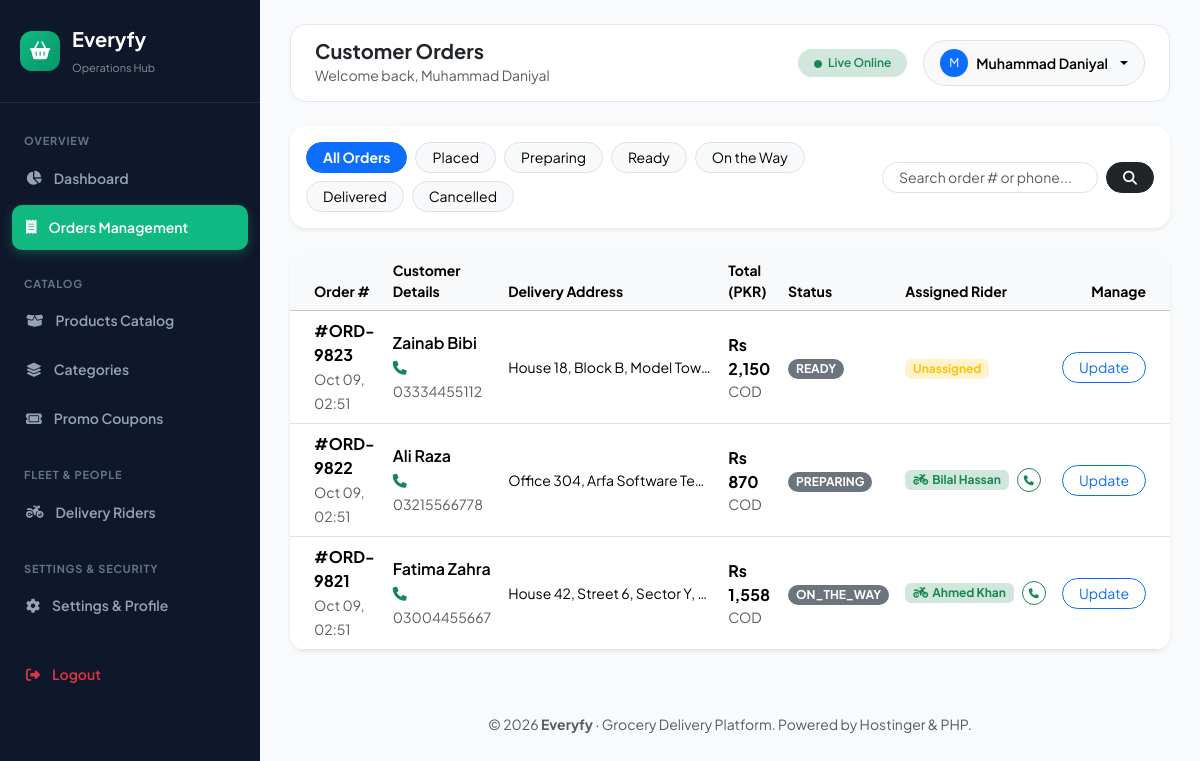
/backend/admin/orders.php (signed in), run on an earlier commit of the app's database.
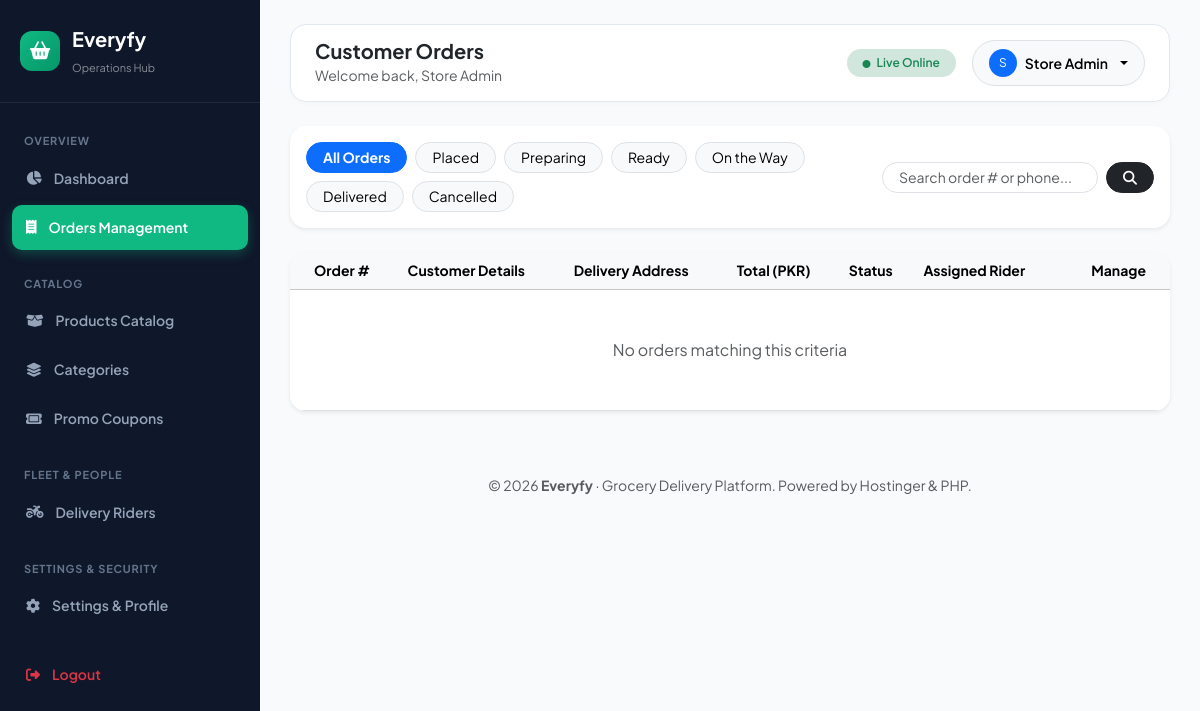
And on a later commit of the database.
### tables this page shows
CREATE TABLE IF NOT EXISTS `orders` (
  `id` INT AUTO_INCREMENT PRIMARY KEY,
  `order_number` VARCHAR(30) NOT NULL UNIQUE,
  `user_id` INT NULL,
  `customer_name` VARCHAR(100) NULL,
  `customer_phone` VARCHAR(25) NULL,
  `address_id` INT NULL,
  `delivery_boy_id` INT NULL,
  `order_type` ENUM('delivery', 'pickup') DEFAULT 'delivery',
  `subtotal` DECIMAL(10, 2) NOT NULL,
  `delivery_fee` DECIMAL(10, 2) DEFAULT 0.00,
  `discount` DECIMAL(10, 2) DEFAULT 0.00,
  `total_amount` DECIMAL(10, 2) NOT NULL,
  `payment_method` ENUM('cod', 'card', 'wallet') DEFAULT 'cod',
  `payment_status` ENUM('pending', 'paid', 'failed') DEFAULT 'pending',
  `order_status` ENUM('placed', 'confirmed', 'preparing', 'ready', 'picked_up', 'on_the_way', 'delivered', 'cancelled') DEFAULT 'placed',
  `coupon_code` VARCHAR(30) NULL,
  `notes` TEXT NULL,
  `address_text` TEXT NOT NULL,
  `distance_km` DECIMAL(5, 2) DEFAULT 3.2,
  `rider_earning` DECIMAL(10, 2) DEFAULT 120.00,
  `created_at` TIMESTAMP DEFAULT CURRENT_TIMESTAMP,
  `updated_at` TIMESTAMP DEFAULT CURRENT_TIMESTAMP ON UPDATE CURRENT_TIMESTAMP,
  FOREIGN KEY (`delivery_boy_id`) REFERENCES `delivery_boys`(`id`) ON DELETE SET NULL
);

CREATE TABLE IF NOT EXISTS `delivery_boys` (
  `id` INT AUTO_INCREMENT PRIMARY KEY,
  `name` VARCHAR(100) NOT NULL,
  `phone` VARCHAR(25) NOT NULL UNIQUE,
  `email` VARCHAR(120) NULL UNIQUE,
  `password` VARCHAR(255) NOT NULL,
  `cnic` VARCHAR(30) NULL,
  `vehicle_type` VARCHAR(50) DEFAULT 'Motorcycle',
  `vehicle_number` VARCHAR(50) DEFAULT 'LEB-4921',
  `profile_image` VARCHAR(255) NULL,
  `rating` DECIMAL(3, 2) DEFAULT 5.00,
  `is_online` TINYINT(1) DEFAULT 1,
  `is_active` TINYINT(1) DEFAULT 1,
  `current_lat` DECIMAL(10, 7) DEFAULT 31.5204,
  `current_lng` DECIMAL(10, 7) DEFAULT 74.3587,
  `total_deliveries` INT DEFAULT 0,
  `auth_token` VARCHAR(255) NULL,
  `created_at` TIMESTAMP DEFAULT CURRENT_TIMESTAMP,
  INDEX `idx_riders_phone` (`phone`),
  INDEX `idx_riders_email` (`email`)
);

### backend/admin/orders.php (the view, shortened to what this page needs)
<?php
$pageHeading = 'Customer Orders';
require_once __DIR__ . '/includes/header.php';
$pdo = Database::getConnection();
$filterStatus = $_GET['status'] ?? 'all';
$search = trim($_GET['search'] ?? '');
$where = [];
$params = [];
$whereClause = !empty($where) ? "WHERE " . implode(' AND ', $where) : "";
$orders = [];
if ($pdo) {
    try {
        $stmt = $pdo->prepare("SELECT o.*, d.name as rider_name, d.phone as rider_phone FROM orders o LEFT JOIN delivery_boys d ON d.id = o.delivery_boy_id {$whereClause} ORDER BY o.id DESC");
        $stmt->execute($params);
        $orders = $stmt->fetchAll();
    } catch (Exception $e) {}
}
?>
<div class="card border-0 shadow-sm rounded-4 mb-4">
    <div class="card-body p-3">
        <div class="row g-3 align-items-center">
            <div class="col-lg-8">
                <div class="d-flex flex-wrap gap-2">
                    <?php
                    $tabs = [
                        'all'        => 'All Orders',
                        'placed'     => 'Placed',
                        'preparing'  => 'Preparing',
                        'ready'      => 'Ready',
                        'on_the_way' => 'On the Way',
                        'delivered'  => 'Delivered',
                        'cancelled'  => 'Cancelled'
                    ];
                    foreach ($tabs as $key => $label):
                        $isActive = ($filterStatus === $key);
                    ?>
                        <a href="orders.php?status=<?= $key ?><?= !empty($search) ? '&search='.urlencode($search) : '' ?>"
                           class="btn btn-sm rounded-pill px-3 <?= $isActive ? 'btn-primary fw-bold' : 'btn-light border' ?>">
                            <?= $label ?>
                        </a>
                    <?php endforeach; ?>
                </div>
            </div>
            <div class="col-lg-4">
                <form method="GET" class="d-flex gap-2">
                    <input type="text" name="search" class="form-control form-control-sm rounded-pill px-3" placeholder="Search order # or phone..." value="<?= htmlspecialchars($search) ?>">
                    <button type="submit" class="btn btn-sm btn-dark rounded-pill px-3"><i class="fa-solid fa-magnifying-glass"></i></button>
                </form>
            </div>
        </div>
    </div>
</div>
<div class="card border-0 shadow-sm rounded-4 overflow-hidden">
    <div class="table-responsive">
        <table class="table table-hover align-middle mb-0">
            <thead class="table-light">
                <tr class="small text-muted">
                    <th class="ps-4">Order #</th>
                    <th>Customer Details</th>
                    <th>Delivery Address</th>
                    <th>Total (PKR)</th>
                    <th>Status</th>
                    <th>Assigned Rider</th>
                    <th class="text-end pe-4">Manage</th>
                </tr>
            </thead>
            <tbody>
                <?php if (empty($orders)): ?>
                    <tr><td colspan="7" class="text-center py-5 text-muted">No orders matching this criteria</td></tr>
                <?php else: ?>
                    <?php foreach ($orders as $o): ?>
                        <tr>
                            <td class="ps-4">
                                <div class="fw-bold">#<?= htmlspecialchars($o['order_number']) ?></div>
                                <small class="text-muted"><?= date('M d, H:i', strtotime($o['created_at'])) ?></small>
                            </td>
                            <td>
                                <div class="fw-semibold"><?= htmlspecialchars($o['customer_name'] ?: 'Guest') ?></div>
                                <?php if (!empty($o['customer_phone'])): ?>
                                    <a href="tel:<?= preg_replace('/[^0-9+]/', '', $o['customer_phone']) ?>" class="small text-muted text-decoration-none">
                                        <i class="fa-solid fa-phone me-1 text-success"></i><?= htmlspecialchars($o['customer_phone']) ?>
                                    </a>
                                <?php endif; ?>
                            </td>
                            <td style="max-width: 220px;" class="small text-truncate" title="<?= htmlspecialchars($o['address_text']) ?>">
                                <?= htmlspecialchars($o['address_text']) ?>
                            </td>
                            <td class="fw-bold">
                                Rs <?= number_format($o['total_amount']) ?>
                                <div class="small fw-normal text-muted"><?= strtoupper($o['payment_method']) ?></div>
                            </td>
                            <td>
                                <span class="badge rounded-pill text-uppercase px-2 py-1 bg-secondary">
                                    <?= $o['order_status'] ?>
                                </span>
                            </td>
                            <td>
                                <?php if ($o['rider_name']): ?>
                                    <div class="d-flex align-items-center gap-2">
                                        <span class="badge bg-success-subtle text-success py-1 px-2">
                                            <i class="fa-solid fa-motorcycle me-1"></i><?= htmlspecialchars($o['rider_name']) ?>
                                        </span>
                                        <?php if (!empty($o['rider_phone'])): ?>
                                            <a href="tel:<?= preg_replace('/[^0-9+]/', '', $o['rider_phone']) ?>" class="btn btn-sm btn-outline-success rounded-circle p-1" style="width: 24px; height: 24px; display: inline-flex; align-items: center; justify-content: center;" title="Call Rider">
                                                <i class="fa-solid fa-phone" style="font-size: 10px;"></i>
                                            </a>
                                        <?php endif; ?>
                                    </div>
                                <?php else: ?>
                                    <span class="badge bg-warning-subtle text-warning">Unassigned</span>
                                <?php endif; ?>
                            </td>
                            <td class="text-end pe-4">
                                <button type="button" class="btn btn-sm btn-outline-primary rounded-pill px-3" data-bs-toggle="modal" data-bs-target="#editModal<?= $o['id'] ?>">
                                    Update
                                </button>
                            </td>
                        </tr>
                    <?php endforeach; ?>
                <?php endif; ?>
            </tbody>
        </table>
    </div>
</div>
<?php require_once __DIR__ . '/includes/footer.php'; ?>

### backend/admin/includes/header.php (shortened to what this page needs)
<?php
$adminName = $_SESSION['admin_name'] ?? 'Super Admin';
$currentPage = basename($_SERVER['PHP_SELF']);
?>
<!DOCTYPE html>
<html lang="en">
<head>
    <link href="https://cdn.jsdelivr.net/npm/bootstrap@5.3.2/dist/css/bootstrap.min.css" rel="stylesheet">
    <link rel="stylesheet" href="https://cdnjs.cloudflare.com/ajax/libs/font-awesome/6.5.1/css/all.min.css">
</head>
<body>
<aside class="admin-sidebar">
    <a href="index.php" class="sidebar-brand">
        <div class="sidebar-brand-icon">
            <i class="fa-solid fa-basket-shopping"></i>
        </div>
        <div>
            <div class="fw-bold fs-5 text-white">Everyfy</div>
            <small class="text-white-50" style="font-size: 11px;">Operations Hub</small>
        </div>
    </a>
    <ul class="sidebar-menu">
        <li class="menu-header">Overview</li>
        <li class="menu-item <?= $currentPage === 'index.php' ? 'active' : '' ?>">
            <a href="index.php"><i class="fa-solid fa-chart-pie"></i> Dashboard</a>
        </li>
        <li class="menu-item <?= $currentPage === 'orders.php' ? 'active' : '' ?>">
            <a href="orders.php"><i class="fa-solid fa-receipt"></i> Orders Management</a>
        </li>
        <li class="menu-header mt-3">Catalog</li>
        <li class="menu-item <?= $currentPage === 'products.php' ? 'active' : '' ?>">
            <a href="products.php"><i class="fa-solid fa-box-open"></i> Products Catalog</a>
        </li>
        <li class="menu-item <?= $currentPage === 'categories.php' ? 'active' : '' ?>">
            <a href="categories.php"><i class="fa-solid fa-layer-group"></i> Categories</a>
        </li>
        <li class="menu-item <?= $currentPage === 'coupons.php' ? 'active' : '' ?>">
            <a href="coupons.php"><i class="fa-solid fa-ticket"></i> Promo Coupons</a>
        </li>
        <li class="menu-header mt-3">Fleet & People</li>
        <li class="menu-item <?= $currentPage === 'riders.php' ? 'active' : '' ?>">
            <a href="riders.php"><i class="fa-solid fa-motorcycle"></i> Delivery Riders</a>
        </li>
        <li class="menu-header mt-3">Settings & Security</li>
        <li class="menu-item <?= ($currentPage === 'settings.php' || $currentPage === 'profile.php') ? 'active' : '' ?>">
            <a href="settings.php"><i class="fa-solid fa-gear"></i> Settings & Profile</a>
        </li>
        <li class="menu-item mt-4">
            <a href="logout.php" class="text-danger"><i class="fa-solid fa-right-from-bracket"></i> Logout</a>
        </li>
    </ul>
</aside>
<main class="admin-main">
    <header class="admin-topbar">
        <div>
            <h5 class="fw-bold mb-0 text-dark"><?= isset($pageHeading) ? htmlspecialchars($pageHeading) : 'Store Dashboard' ?></h5>
            <small class="text-muted">Welcome back, <?= htmlspecialchars($adminName) ?></small>
        </div>
        <div class="d-flex align-items-center gap-3">
            <span class="badge bg-success-subtle text-success py-2 px-3 rounded-pill fw-semibold">
                <i class="fa-solid fa-circle me-1" style="font-size: 8px;"></i> Live Online
            </span>
            <div class="dropdown">
                <button class="btn btn-light rounded-pill px-3 py-2 border d-flex align-items-center gap-2 dropdown-toggle" type="button" data-bs-toggle="dropdown" aria-expanded="false">
                    <div class="bg-primary text-white rounded-circle d-flex align-items-center justify-content-center" style="width: 28px; height: 28px; font-size: 12px;">
                        <?= strtoupper(substr($adminName, 0, 1)) ?>
                    </div>
                    <span class="small fw-semibold"><?= htmlspecialchars($adminName) ?></span>
                </button>
            </div>
        </div>
    </header>

### backend/admin/includes/footer.php (shortened to what this page needs)
    <footer class="mt-5 text-center text-muted small py-3">
        &copy; <?= date('Y') ?> <strong>Everyfy</strong> &middot; Grocery Delivery Platform. Powered by Hostinger & PHP.
    </footer>
</main>
</body>
</html>

### backend/admin/includes/header.php (style rules this page uses)
:root { --brand-primary: #10B981; --brand-dark: #059669; --sidebar-bg: #0F172A; --sidebar-hover: #1E293B; --sidebar-active: #10B981; --bg-body: #F8FAFC; }
body { font-family: 'Plus Jakarta Sans', sans-serif; background-color: var(--bg-body); color: #1E293B; }
.admin-sidebar { width: 260px; min-height: 100vh; background: var(--sidebar-bg); color: #94A3B8; position: fixed; top: 0; left: 0; z-index: 1000; transition: all 0.3s; }
.sidebar-brand { padding: 24px 20px; border-bottom: 1px solid rgba(255, 255, 255, 0.08); display: flex; align-items: center; gap: 12px; color: white; text-decoration: none; }
.sidebar-brand-icon { width: 40px; height: 40px; background: linear-gradient(135deg, var(--brand-primary), var(--brand-dark)); border-radius: 12px; display: flex; align-items: center; justify-content: center; color: white; font-size: 18px; }
.sidebar-menu { padding: 20px 12px; list-style: none; margin: 0; }
.menu-header { font-size: 11px; text-transform: uppercase; letter-spacing: 0.8px; color: #64748B; padding: 10px 12px 6px; font-weight: 700; }
.menu-item a { display: flex; align-items: center; gap: 12px; padding: 12px 14px; color: #94A3B8; text-decoration: none; border-radius: 10px; font-weight: 600; font-size: 14px; transition: all 0.2s; margin-bottom: 4px; }
.menu-item.active a { background: var(--brand-primary); color: white; box-shadow: 0 4px 12px rgba(16, 185, 129, 0.3); }
.admin-main { margin-left: 260px; padding: 24px 30px; min-height: 100vh; }
.admin-topbar { background: white; border-radius: 16px; padding: 14px 24px; margin-bottom: 24px; box-shadow: 0 2px 6px rgba(0, 0, 0, 0.02); border: 1px solid #E2E8F0; display: flex; align-items: center; justify-content: space-between; }

What changed in the data, as far as the page shows it:
removed orders: order_number "ORD-9823", created_at "Oct 09, 02:51", customer_name "Zainab Bibi", customer_phone "03334455112", address_text "House 18, Block B, Model Tow…", total_amount "2,150", payment_method "COD", order_status "READY", shows "Unassigned"
removed orders: order_number "ORD-9822", created_at "Oct 09, 02:51", customer_name "Ali Raza", customer_phone "03215566778", address_text "Office 304, Arfa Software Te…", total_amount "870", payment_method "COD", order_status "PREPARING", delivery_boy.name "Bilal Hassan"
removed orders: order_number "ORD-9821", created_at "Oct 09, 02:51", customer_name "Fatima Zahra", customer_phone "03004455667", address_text "House 42, Street 6, Sector Y,…", total_amount "1,558", payment_method "COD", order_status "ON_THE_WAY", delivery_boy.name "Ahmed Khan"
Also different on the page:
$adminName: "Muhammad Daniyal" → "Store Admin"
substr($adminName, 0, 1): "M" → "S"
text now shown: "No orders matching this criteria"
